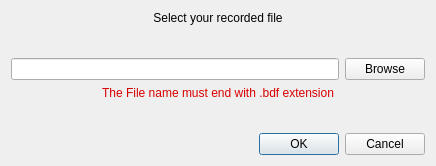
<?xml version="1.0" encoding="UTF-8"?>
<ui version="4.0">
 <class>Dialog</class>
 <widget class="QDialog" name="Dialog">
  <property name="geometry">
   <rect>
    <x>0</x>
    <y>0</y>
    <width>436</width>
    <height>166</height>
   </rect>
  </property>
  <property name="windowTitle">
   <string>Dialog</string>
  </property>
  <layout class="QVBoxLayout" name="verticalLayout">
   <item>
    <widget class="QLabel" name="lbl_step2">
     <property name="text">
      <string>Select your recorded file</string>
     </property>
     <property name="alignment">
      <set>Qt::AlignCenter</set>
     </property>
     <property name="wordWrap">
      <bool>true</bool>
     </property>
    </widget>
   </item>
   <item>
    <spacer name="verticalSpacer">
     <property name="orientation">
      <enum>Qt::Vertical</enum>
     </property>
     <property name="sizeHint" stdset="0">
      <size>
       <width>20</width>
       <height>40</height>
      </size>
     </property>
    </spacer>
   </item>
   <item>
    <layout class="QHBoxLayout" name="layout_folder_browse">
     <item>
      <widget class="QLineEdit" name="input_filename"/>
     </item>
     <item>
      <widget class="QPushButton" name="btn_browse">
       <property name="text">
        <string>Browse</string>
       </property>
      </widget>
     </item>
    </layout>
   </item>
   <item>
    <widget class="QLabel" name="warning_label">
     <property name="text">
      <string>&lt;html&gt;&lt;head/&gt;&lt;body&gt;&lt;p align=&quot;center&quot;&gt;&lt;span style=&quot; color:#d90000;&quot;&gt;The File name must end with .bdf extension&lt;/span&gt;&lt;/p&gt;&lt;/body&gt;&lt;/html&gt;</string>
     </property>
    </widget>
   </item>
   <item>
    <spacer name="verticalSpacer_2">
     <property name="orientation">
      <enum>Qt::Vertical</enum>
     </property>
     <property name="sizeHint" stdset="0">
      <size>
       <width>20</width>
       <height>40</height>
      </size>
     </property>
    </spacer>
   </item>
   <item>
    <widget class="QDialogButtonBox" name="buttonBox">
     <property name="orientation">
      <enum>Qt::Horizontal</enum>
     </property>
     <property name="standardButtons">
      <set>QDialogButtonBox::Cancel|QDialogButtonBox::Ok</set>
     </property>
    </widget>
   </item>
  </layout>
 </widget>
 <resources/>
 <connections>
  <connection>
   <sender>buttonBox</sender>
   <signal>accepted()</signal>
   <receiver>Dialog</receiver>
   <slot>accept()</slot>
   <hints>
    <hint type="sourcelabel">
     <x>248</x>
     <y>254</y>
    </hint>
    <hint type="destinationlabel">
     <x>157</x>
     <y>274</y>
    </hint>
   </hints>
  </connection>
  <connection>
   <sender>buttonBox</sender>
   <signal>rejected()</signal>
   <receiver>Dialog</receiver>
   <slot>reject()</slot>
   <hints>
    <hint type="sourcelabel">
     <x>316</x>
     <y>260</y>
    </hint>
    <hint type="destinationlabel">
     <x>286</x>
     <y>274</y>
    </hint>
   </hints>
  </connection>
 </connections>
</ui>
